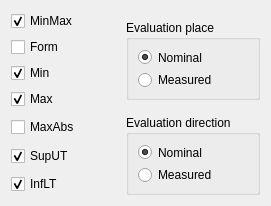
     <widget class="QWidget" name="outputForm">
      <attribute name="title">
       <string>Form axis</string>
      </attribute>
      <layout class="QGridLayout" name="gridLayout_4">
       <item row="0" column="0">
        <widget class="QCheckBox" name="minMax">
         <property name="enabled">
          <bool>true</bool>
         </property>
         <property name="text">
          <string>MinMax</string>
         </property>
         <property name="checked">
          <bool>true</bool>
         </property>
        </widget>
       </item>
       <item row="6" column="0">
        <widget class="QCheckBox" name="infLT">
         <property name="enabled">
          <bool>true</bool>
         </property>
         <property name="text">
          <string>InfLT</string>
         </property>
         <property name="checked">
          <bool>true</bool>
         </property>
        </widget>
       </item>
       <item row="3" column="0">
        <widget class="QCheckBox" name="max">
         <property name="enabled">
          <bool>true</bool>
         </property>
         <property name="text">
          <string>Max</string>
         </property>
         <property name="checked">
          <bool>true</bool>
         </property>
        </widget>
       </item>
       <item row="0" column="1" rowspan="7">
        <spacer name="horizontalSpacer_2">
         <property name="orientation">
          <enum>Qt::Horizontal</enum>
         </property>
         <property name="sizeHint" stdset="0">
          <size>
           <width>40</width>
           <height>20</height>
          </size>
         </property>
        </spacer>
       </item>
       <item row="0" column="2" rowspan="4">
        <widget class="QGroupBox" name="markPlaceGroupBox">
         <property name="maximumSize">
          <size>
           <width>16777215</width>
           <height>80</height>
          </size>
         </property>
         <property name="styleSheet">
          <string notr="true"/>
         </property>
         <property name="title">
          <string>Evaluation place</string>
         </property>
         <layout class="QVBoxLayout" name="verticalLayout">
          <item>
           <widget class="QRadioButton" name="markPlaceNominal">
            <property name="enabled">
             <bool>true</bool>
            </property>
            <property name="text">
             <string>Nominal</string>
            </property>
            <property name="checked">
             <bool>true</bool>
            </property>
           </widget>
          </item>
          <item>
           <widget class="QRadioButton" name="markPlaceMeasured">
            <property name="enabled">
             <bool>true</bool>
            </property>
            <property name="text">
             <string>Measured</string>
            </property>
            <property name="checked">
             <bool>false</bool>
            </property>
           </widget>
          </item>
         </layout>
        </widget>
       </item>
       <item row="1" column="0">
        <widget class="QCheckBox" name="form">
         <property name="enabled">
          <bool>true</bool>
         </property>
         <property name="text">
          <string>Form</string>
         </property>
        </widget>
       </item>
       <item row="5" column="0">
        <widget class="QCheckBox" name="supUT">
         <property name="enabled">
          <bool>true</bool>
         </property>
         <property name="text">
          <string>SupUT</string>
         </property>
         <property name="checked">
          <bool>true</bool>
         </property>
        </widget>
       </item>
       <item row="4" column="2" rowspan="3">
        <widget class="QGroupBox" name="markDirectionGroupBox">
         <property name="minimumSize">
          <size>
           <width>0</width>
           <height>80</height>
          </size>
         </property>
         <property name="title">
          <string>Evaluation direction</string>
         </property>
         <layout class="QVBoxLayout" name="verticalLayout_2">
          <item>
           <widget class="QRadioButton" name="markDirectionNominal">
            <property name="enabled">
             <bool>true</bool>
            </property>
            <property name="text">
             <string>Nominal</string>
            </property>
            <property name="checked">
             <bool>true</bool>
            </property>
           </widget>
          </item>
          <item>
           <widget class="QRadioButton" name="markDirectionMeasured">
            <property name="enabled">
             <bool>true</bool>
            </property>
            <property name="text">
             <string>Measured</string>
            </property>
           </widget>
          </item>
         </layout>
        </widget>
       </item>
       <item row="2" column="0">
        <widget class="QCheckBox" name="min">
         <property name="enabled">
          <bool>true</bool>
         </property>
         <property name="text">
          <string>Min</string>
         </property>
         <property name="checked">
          <bool>true</bool>
         </property>
        </widget>
       </item>
       <item row="4" column="0">
        <widget class="QCheckBox" name="maxAbs">
         <property name="enabled">
          <bool>true</bool>
         </property>
         <property name="text">
          <string>MaxAbs</string>
         </property>
        </widget>
       </item>
      </layout>
     </widget>
